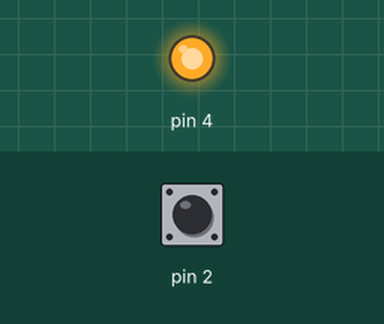
Bench run of a sketch on a simulated Arduino Uno, built with avr-gcc and run on an emulated ATmega328P. Parts: output pins drawn as LEDs (lit = HIGH). The inputs (shaded band) are chosen by the test bench; at power-on: pin 2 HIGH.

Above: at 0.1 s.
Timing chart, 0 to 1.6 s (numbered marks = the images above):
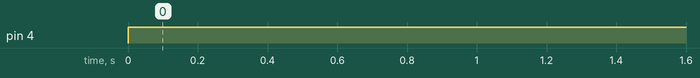

The sketch:

sketch_apr3c.ino
```cpp
int pressed=0;
bool light=0;
void setup()
{
  //Serial.begin(9600);
  pinMode(4, OUTPUT);
  pinMode(2, INPUT_PULLUP);
}
void loop()
{
  int buttonState = digitalRead(2);
  if (buttonState == 0){
    delay(500);
    if (buttonState==0){
      digitalWrite(4,LOW);
          }
    else{
      pressed++;
      if (pressed>1){
        pressed=0;
      }
    }
  }

  if (pressed==1){
    digitalWrite(4, HIGH);
    delay(500);
    digitalWrite(4,LOW);

  }
  else{
    digitalWrite(4, HIGH);
  }
  Serial.println(buttonState);
  delay(100);
}
```

Measured:
- by itself, pin 4: LOW → HIGH at 0.00 s
